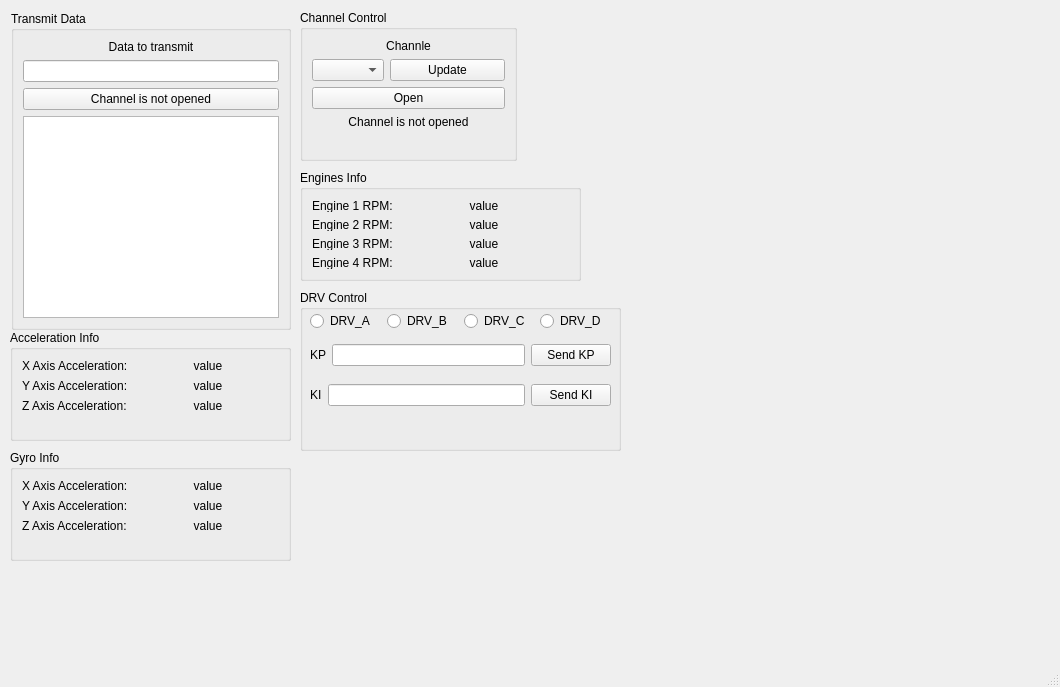
<?xml version="1.0" encoding="UTF-8"?>
<ui version="4.0">
 <class>MainWindow</class>
 <widget class="QMainWindow" name="MainWindow">
  <property name="geometry">
   <rect>
    <x>0</x>
    <y>0</y>
    <width>1060</width>
    <height>687</height>
   </rect>
  </property>
  <property name="windowTitle">
   <string>MainWindow</string>
  </property>
  <widget class="QWidget" name="centralwidget">
   <widget class="QGroupBox" name="GroupBoxTransmitData">
    <property name="geometry">
     <rect>
      <x>11</x>
      <y>11</y>
      <width>280</width>
      <height>319</height>
     </rect>
    </property>
    <property name="title">
     <string>Transmit Data</string>
    </property>
    <layout class="QVBoxLayout" name="verticalLayout">
     <item>
      <widget class="QLabel" name="DataTorTransmitLabel">
       <property name="text">
        <string>Data to transmit</string>
       </property>
       <property name="alignment">
        <set>Qt::AlignCenter</set>
       </property>
       <property name="wordWrap">
        <bool>false</bool>
       </property>
       <property name="openExternalLinks">
        <bool>false</bool>
       </property>
      </widget>
     </item>
     <item>
      <widget class="QLineEdit" name="LineDataToTransmit"/>
     </item>
     <item>
      <widget class="QPushButton" name="ButtonTransmit">
       <property name="text">
        <string>Channel is not opened</string>
       </property>
      </widget>
     </item>
     <item>
      <widget class="QTextBrowser" name="LogTransmittedData"/>
     </item>
    </layout>
   </widget>
   <widget class="QGroupBox" name="GroupBoxChannelControl">
    <property name="geometry">
     <rect>
      <x>300</x>
      <y>10</y>
      <width>217</width>
      <height>151</height>
     </rect>
    </property>
    <property name="title">
     <string>Channel Control</string>
    </property>
    <layout class="QFormLayout" name="formLayout_2">
     <item row="1" column="0">
      <widget class="QComboBox" name="ListChannels"/>
     </item>
     <item row="1" column="1">
      <widget class="QPushButton" name="ButtonUpdateChannelList">
       <property name="text">
        <string>Update</string>
       </property>
      </widget>
     </item>
     <item row="3" column="0" colspan="2">
      <widget class="QLabel" name="LabelChannelInfo">
       <property name="styleSheet">
        <string notr="true"/>
       </property>
       <property name="text">
        <string>Channel is not opened</string>
       </property>
       <property name="alignment">
        <set>Qt::AlignCenter</set>
       </property>
      </widget>
     </item>
     <item row="2" column="0" colspan="2">
      <widget class="QPushButton" name="ButtonOpenClose">
       <property name="text">
        <string>Open</string>
       </property>
      </widget>
     </item>
     <item row="0" column="0" colspan="2">
      <widget class="QLabel" name="ChannelLabel">
       <property name="text">
        <string>Channle</string>
       </property>
       <property name="alignment">
        <set>Qt::AlignCenter</set>
       </property>
      </widget>
     </item>
    </layout>
   </widget>
   <widget class="QGroupBox" name="GroupBoxAccelerationInfo">
    <property name="geometry">
     <rect>
      <x>10</x>
      <y>330</y>
      <width>281</width>
      <height>111</height>
     </rect>
    </property>
    <property name="title">
     <string>Acceleration Info</string>
    </property>
    <layout class="QFormLayout" name="formLayout">
     <item row="0" column="0">
      <widget class="QLabel" name="XAxisAccelerationLabel">
       <property name="text">
        <string>X Axis Acceleration: </string>
       </property>
      </widget>
     </item>
     <item row="0" column="1">
      <widget class="QLabel" name="LabelXAxisAcceleration">
       <property name="text">
        <string>value</string>
       </property>
       <property name="alignment">
        <set>Qt::AlignCenter</set>
       </property>
      </widget>
     </item>
     <item row="1" column="0">
      <widget class="QLabel" name="YAxisAccelerationLabel">
       <property name="text">
        <string>Y Axis Acceleration: </string>
       </property>
      </widget>
     </item>
     <item row="2" column="0">
      <widget class="QLabel" name="ZAxisAccelerationLabel">
       <property name="text">
        <string>Z Axis Acceleration: </string>
       </property>
      </widget>
     </item>
     <item row="2" column="1">
      <widget class="QLabel" name="LabelZAxisAcceleration">
       <property name="text">
        <string>value</string>
       </property>
       <property name="alignment">
        <set>Qt::AlignCenter</set>
       </property>
      </widget>
     </item>
     <item row="1" column="1">
      <widget class="QLabel" name="LabelYAxisAcceleration">
       <property name="text">
        <string>value</string>
       </property>
       <property name="alignment">
        <set>Qt::AlignCenter</set>
       </property>
      </widget>
     </item>
    </layout>
   </widget>
   <widget class="QGroupBox" name="GroupBoxGyroInfo">
    <property name="geometry">
     <rect>
      <x>10</x>
      <y>450</y>
      <width>281</width>
      <height>111</height>
     </rect>
    </property>
    <property name="title">
     <string>Gyro Info</string>
    </property>
    <layout class="QFormLayout" name="formLayout_3">
     <item row="0" column="0">
      <widget class="QLabel" name="XAxisAccelerationLabel_2">
       <property name="text">
        <string>X Axis Acceleration: </string>
       </property>
      </widget>
     </item>
     <item row="0" column="1">
      <widget class="QLabel" name="LableXAxisAcceleration_2">
       <property name="text">
        <string>value</string>
       </property>
       <property name="alignment">
        <set>Qt::AlignCenter</set>
       </property>
      </widget>
     </item>
     <item row="1" column="0">
      <widget class="QLabel" name="YAxisAccelerationLabel_2">
       <property name="text">
        <string>Y Axis Acceleration: </string>
       </property>
      </widget>
     </item>
     <item row="2" column="0">
      <widget class="QLabel" name="ZAxisAccelerationLabel_2">
       <property name="text">
        <string>Z Axis Acceleration: </string>
       </property>
      </widget>
     </item>
     <item row="2" column="1">
      <widget class="QLabel" name="LableZAxisAcceleration_2">
       <property name="text">
        <string>value</string>
       </property>
       <property name="alignment">
        <set>Qt::AlignCenter</set>
       </property>
      </widget>
     </item>
     <item row="1" column="1">
      <widget class="QLabel" name="LabelYAxisAcceleration_2">
       <property name="text">
        <string>value</string>
       </property>
       <property name="alignment">
        <set>Qt::AlignCenter</set>
       </property>
      </widget>
     </item>
    </layout>
   </widget>
   <widget class="QGroupBox" name="GroupBoxPWMInputInfo">
    <property name="geometry">
     <rect>
      <x>300</x>
      <y>170</y>
      <width>281</width>
      <height>111</height>
     </rect>
    </property>
    <property name="title">
     <string>Engines Info</string>
    </property>
    <layout class="QFormLayout" name="formLayout_4">
     <item row="0" column="0">
      <widget class="QLabel" name="Engine1RPMLabel">
       <property name="text">
        <string>Engine 1 RPM:</string>
       </property>
      </widget>
     </item>
     <item row="0" column="1">
      <widget class="QLabel" name="LableEngine1RPM">
       <property name="text">
        <string>value</string>
       </property>
       <property name="alignment">
        <set>Qt::AlignCenter</set>
       </property>
      </widget>
     </item>
     <item row="1" column="0">
      <widget class="QLabel" name="Engine2RPMLabel">
       <property name="text">
        <string>Engine 2 RPM:</string>
       </property>
      </widget>
     </item>
     <item row="1" column="1">
      <widget class="QLabel" name="LableEngine2RPM">
       <property name="text">
        <string>value</string>
       </property>
       <property name="alignment">
        <set>Qt::AlignCenter</set>
       </property>
      </widget>
     </item>
     <item row="2" column="0">
      <widget class="QLabel" name="Engine3RPMLabel">
       <property name="text">
        <string>Engine 3 RPM:</string>
       </property>
      </widget>
     </item>
     <item row="2" column="1">
      <widget class="QLabel" name="LableEngine3RPM">
       <property name="text">
        <string>value</string>
       </property>
       <property name="alignment">
        <set>Qt::AlignCenter</set>
       </property>
      </widget>
     </item>
     <item row="3" column="0">
      <widget class="QLabel" name="Engine4RPMLabel">
       <property name="text">
        <string>Engine 4 RPM:</string>
       </property>
      </widget>
     </item>
     <item row="3" column="1">
      <widget class="QLabel" name="LableEngine4RPM">
       <property name="text">
        <string>value</string>
       </property>
       <property name="alignment">
        <set>Qt::AlignCenter</set>
       </property>
      </widget>
     </item>
    </layout>
   </widget>
   <widget class="QGroupBox" name="GroupBoxDRVControl">
    <property name="geometry">
     <rect>
      <x>300</x>
      <y>290</y>
      <width>321</width>
      <height>161</height>
     </rect>
    </property>
    <property name="title">
     <string>DRV Control</string>
    </property>
    <widget class="QWidget" name="layoutWidget">
     <property name="geometry">
      <rect>
       <x>10</x>
       <y>90</y>
       <width>301</width>
       <height>30</height>
      </rect>
     </property>
     <layout class="QHBoxLayout" name="horizontalLayout_3">
      <item>
       <widget class="QLabel" name="KILabel">
        <property name="text">
         <string>KI</string>
        </property>
       </widget>
      </item>
      <item>
       <widget class="QLineEdit" name="LineKI"/>
      </item>
      <item>
       <widget class="QPushButton" name="ButtonSendKI">
        <property name="text">
         <string>Send KI</string>
        </property>
       </widget>
      </item>
     </layout>
    </widget>
    <widget class="QWidget" name="">
     <property name="geometry">
      <rect>
       <x>10</x>
       <y>20</y>
       <width>301</width>
       <height>22</height>
      </rect>
     </property>
     <layout class="QHBoxLayout" name="horizontalLayout">
      <item>
       <widget class="QRadioButton" name="radioButton">
        <property name="text">
         <string>DRV_A</string>
        </property>
       </widget>
      </item>
      <item>
       <widget class="QRadioButton" name="radioButton_2">
        <property name="text">
         <string>DRV_B</string>
        </property>
       </widget>
      </item>
      <item>
       <widget class="QRadioButton" name="radioButton_3">
        <property name="text">
         <string>DRV_C</string>
        </property>
       </widget>
      </item>
      <item>
       <widget class="QRadioButton" name="radioButton_4">
        <property name="text">
         <string>DRV_D</string>
        </property>
       </widget>
      </item>
     </layout>
    </widget>
    <widget class="QWidget" name="">
     <property name="geometry">
      <rect>
       <x>10</x>
       <y>50</y>
       <width>301</width>
       <height>30</height>
      </rect>
     </property>
     <layout class="QHBoxLayout" name="horizontalLayout_2">
      <item>
       <widget class="QLabel" name="KPLabel">
        <property name="text">
         <string>KP</string>
        </property>
       </widget>
      </item>
      <item>
       <widget class="QLineEdit" name="LineKP"/>
      </item>
      <item>
       <widget class="QPushButton" name="ButtonSendKP">
        <property name="text">
         <string>Send KP</string>
        </property>
       </widget>
      </item>
     </layout>
    </widget>
   </widget>
  </widget>
  <widget class="QMenuBar" name="menubar">
   <property name="geometry">
    <rect>
     <x>0</x>
     <y>0</y>
     <width>1060</width>
     <height>26</height>
    </rect>
   </property>
  </widget>
  <widget class="QStatusBar" name="statusbar"/>
 </widget>
 <resources/>
 <connections/>
</ui>
